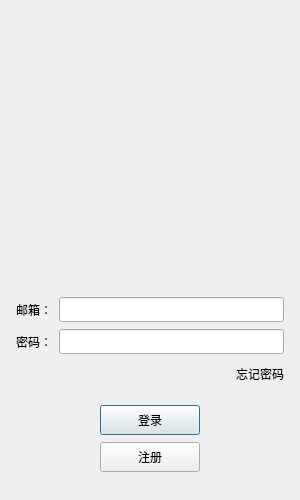
<?xml version="1.0" encoding="UTF-8"?>
<ui version="4.0">
 <class>LoginDialog</class>
 <widget class="QDialog" name="LoginDialog">
  <property name="geometry">
   <rect>
    <x>0</x>
    <y>0</y>
    <width>300</width>
    <height>500</height>
   </rect>
  </property>
  <property name="minimumSize">
   <size>
    <width>300</width>
    <height>500</height>
   </size>
  </property>
  <property name="maximumSize">
   <size>
    <width>300</width>
    <height>500</height>
   </size>
  </property>
  <property name="windowTitle">
   <string>Dialog</string>
  </property>
  <layout class="QVBoxLayout" name="verticalLayout_2">
   <item>
    <layout class="QVBoxLayout" name="verticalLayout">
     <property name="spacing">
      <number>7</number>
     </property>
     <property name="leftMargin">
      <number>5</number>
     </property>
     <property name="topMargin">
      <number>5</number>
     </property>
     <property name="rightMargin">
      <number>5</number>
     </property>
     <property name="bottomMargin">
      <number>5</number>
     </property>
     <item>
      <widget class="QLabel" name="err_Tip">
       <property name="minimumSize">
        <size>
         <width>0</width>
         <height>25</height>
        </size>
       </property>
       <property name="maximumSize">
        <size>
         <width>16777215</width>
         <height>25</height>
        </size>
       </property>
       <property name="text">
        <string/>
       </property>
       <property name="alignment">
        <set>Qt::AlignmentFlag::AlignCenter</set>
       </property>
      </widget>
     </item>
     <item>
      <widget class="QWidget" name="head_Widget" native="true">
       <property name="minimumSize">
        <size>
         <width>200</width>
         <height>230</height>
        </size>
       </property>
       <layout class="QGridLayout" name="gridLayout">
        <item row="0" column="0">
         <widget class="QLabel" name="head_Label">
          <property name="minimumSize">
           <size>
            <width>200</width>
            <height>200</height>
           </size>
          </property>
          <property name="maximumSize">
           <size>
            <width>200</width>
            <height>200</height>
           </size>
          </property>
          <property name="text">
           <string/>
          </property>
          <property name="alignment">
           <set>Qt::AlignmentFlag::AlignLeading|Qt::AlignmentFlag::AlignLeft|Qt::AlignmentFlag::AlignVCenter</set>
          </property>
         </widget>
        </item>
       </layout>
      </widget>
     </item>
     <item>
      <spacer name="verticalSpacer">
       <property name="orientation">
        <enum>Qt::Orientation::Vertical</enum>
       </property>
       <property name="sizeHint" stdset="0">
        <size>
         <width>20</width>
         <height>40</height>
        </size>
       </property>
      </spacer>
     </item>
     <item>
      <layout class="QHBoxLayout" name="horizontalLayout">
       <item>
        <widget class="QLabel" name="email_Label">
         <property name="minimumSize">
          <size>
           <width>0</width>
           <height>25</height>
          </size>
         </property>
         <property name="maximumSize">
          <size>
           <width>16777215</width>
           <height>25</height>
          </size>
         </property>
         <property name="text">
          <string>邮箱：</string>
         </property>
        </widget>
       </item>
       <item>
        <widget class="QLineEdit" name="email_Edit">
         <property name="minimumSize">
          <size>
           <width>0</width>
           <height>25</height>
          </size>
         </property>
         <property name="maximumSize">
          <size>
           <width>16777215</width>
           <height>25</height>
          </size>
         </property>
        </widget>
       </item>
      </layout>
     </item>
     <item>
      <layout class="QHBoxLayout" name="horizontalLayout_2">
       <item>
        <widget class="QLabel" name="pass_Label">
         <property name="minimumSize">
          <size>
           <width>0</width>
           <height>25</height>
          </size>
         </property>
         <property name="maximumSize">
          <size>
           <width>16777215</width>
           <height>25</height>
          </size>
         </property>
         <property name="text">
          <string>密码：</string>
         </property>
        </widget>
       </item>
       <item>
        <widget class="QLineEdit" name="pass_Edit">
         <property name="minimumSize">
          <size>
           <width>0</width>
           <height>25</height>
          </size>
         </property>
         <property name="maximumSize">
          <size>
           <width>16777215</width>
           <height>25</height>
          </size>
         </property>
        </widget>
       </item>
      </layout>
     </item>
     <item>
      <layout class="QHBoxLayout" name="horizontalLayout_3">
       <item>
        <spacer name="horizontalSpacer">
         <property name="orientation">
          <enum>Qt::Orientation::Horizontal</enum>
         </property>
         <property name="sizeHint" stdset="0">
          <size>
           <width>40</width>
           <height>20</height>
          </size>
         </property>
        </spacer>
       </item>
       <item>
        <widget class="ClickedLabel" name="forget_Label">
         <property name="minimumSize">
          <size>
           <width>0</width>
           <height>25</height>
          </size>
         </property>
         <property name="maximumSize">
          <size>
           <width>16777215</width>
           <height>25</height>
          </size>
         </property>
         <property name="text">
          <string>忘记密码</string>
         </property>
        </widget>
       </item>
      </layout>
     </item>
     <item>
      <spacer name="verticalSpacer_2">
       <property name="orientation">
        <enum>Qt::Orientation::Vertical</enum>
       </property>
       <property name="sizeHint" stdset="0">
        <size>
         <width>20</width>
         <height>40</height>
        </size>
       </property>
      </spacer>
     </item>
     <item>
      <layout class="QHBoxLayout" name="horizontalLayout_4">
       <item>
        <spacer name="horizontalSpacer_2">
         <property name="orientation">
          <enum>Qt::Orientation::Horizontal</enum>
         </property>
         <property name="sizeHint" stdset="0">
          <size>
           <width>40</width>
           <height>20</height>
          </size>
         </property>
        </spacer>
       </item>
       <item>
        <widget class="QPushButton" name="login_Btn">
         <property name="minimumSize">
          <size>
           <width>100</width>
           <height>30</height>
          </size>
         </property>
         <property name="maximumSize">
          <size>
           <width>100</width>
           <height>30</height>
          </size>
         </property>
         <property name="text">
          <string>登录</string>
         </property>
        </widget>
       </item>
       <item>
        <spacer name="horizontalSpacer_3">
         <property name="orientation">
          <enum>Qt::Orientation::Horizontal</enum>
         </property>
         <property name="sizeHint" stdset="0">
          <size>
           <width>40</width>
           <height>20</height>
          </size>
         </property>
        </spacer>
       </item>
      </layout>
     </item>
     <item>
      <layout class="QHBoxLayout" name="horizontalLayout_5">
       <item>
        <spacer name="horizontalSpacer_4">
         <property name="orientation">
          <enum>Qt::Orientation::Horizontal</enum>
         </property>
         <property name="sizeHint" stdset="0">
          <size>
           <width>40</width>
           <height>20</height>
          </size>
         </property>
        </spacer>
       </item>
       <item>
        <widget class="QPushButton" name="reg_Btn">
         <property name="minimumSize">
          <size>
           <width>100</width>
           <height>30</height>
          </size>
         </property>
         <property name="maximumSize">
          <size>
           <width>100</width>
           <height>30</height>
          </size>
         </property>
         <property name="text">
          <string>注册</string>
         </property>
        </widget>
       </item>
       <item>
        <spacer name="horizontalSpacer_5">
         <property name="orientation">
          <enum>Qt::Orientation::Horizontal</enum>
         </property>
         <property name="sizeHint" stdset="0">
          <size>
           <width>40</width>
           <height>20</height>
          </size>
         </property>
        </spacer>
       </item>
      </layout>
     </item>
     <item>
      <spacer name="verticalSpacer_3">
       <property name="orientation">
        <enum>Qt::Orientation::Vertical</enum>
       </property>
       <property name="sizeHint" stdset="0">
        <size>
         <width>20</width>
         <height>40</height>
        </size>
       </property>
      </spacer>
     </item>
    </layout>
   </item>
  </layout>
 </widget>
 <customwidgets>
  <customwidget>
   <class>ClickedLabel</class>
   <extends>QLabel</extends>
   <header>clickedlabel.h</header>
  </customwidget>
 </customwidgets>
 <resources/>
 <connections/>
</ui>
